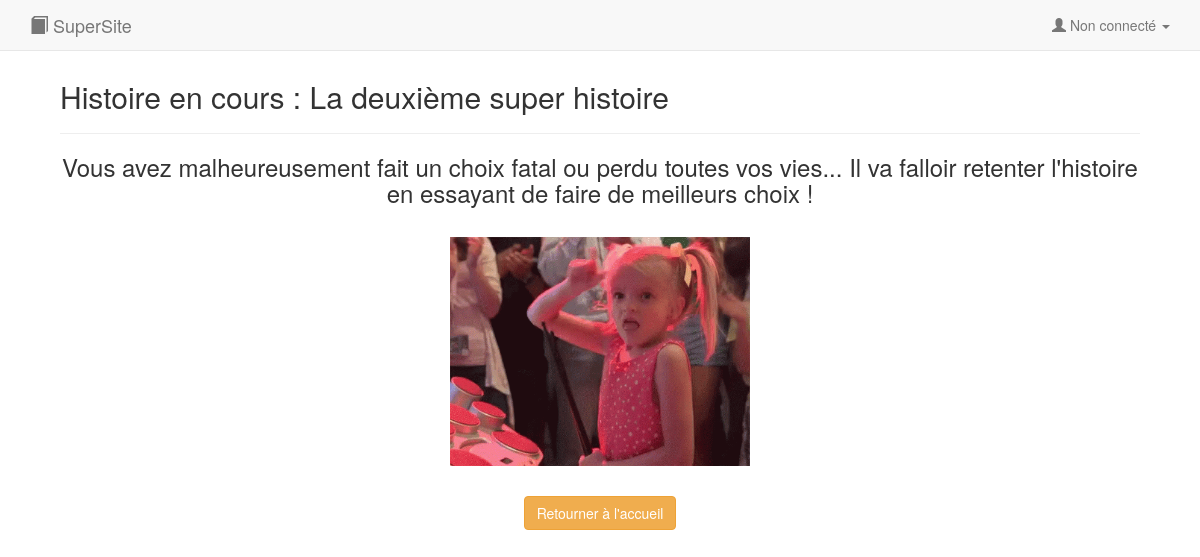
Before: /defaite.php?id_hist=2 with the older database file.
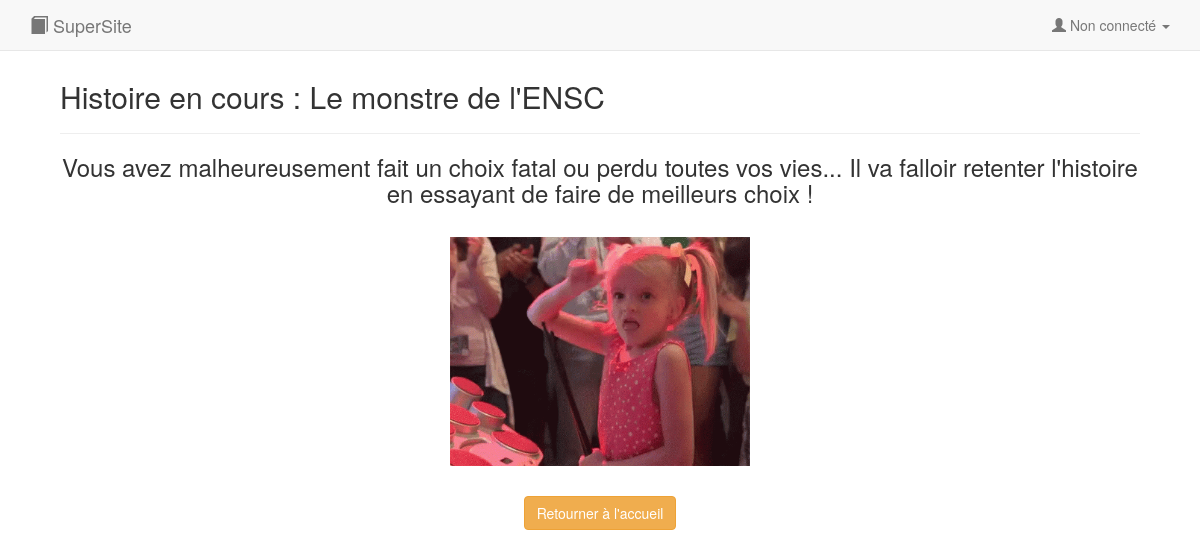
After: the same page with the newer database file.
### tables this page shows
CREATE TABLE `histoire` (
  `id_hist` int(11) NOT NULL,
  `titre` varchar(50) NOT NULL,
  `image` varchar(20) NOT NULL,
  `description` varchar(700) NOT NULL,
  `affichee` int(1) NOT NULL DEFAULT 1,
  `id_sit_initiale` int(11) NOT NULL,
  `id_sit_finale` int(11) NOT NULL
);

### defaite.php (the view, shortened to what this page needs)
<!doctype html>
<html>
    <?php
        require "connect.php";
        require "head.php";
        if(isset($_GET['id_hist'])){
        $id_hist = $_GET['id_hist'];
        }
        if ($BDD){
        $req_hist = "SELECT * FROM histoire WHERE id_hist=:unIDhist";
        $rep_hist = $BDD->prepare($req_hist);
        $rep_hist->execute(array("unIDhist"=>$id_hist));
        $histoire = $rep_hist->fetch();
        }
    ?>
    <body>
        <div class="container">
            <?php require_once("header.php"); ?>
            <div>
                <h2> Histoire en cours : <?= $histoire['titre'] ?> </h2>
                <hr>
            </div>
            <div class = "paragraph text-center">
            <h3> Vous avez malheureusement fait un choix fatal ou perdu toutes vos vies...
                Il va falloir retenter l'histoire en essayant de faire de meilleurs choix !</h3>
                <br>
                <p class="text-center">
                    <img class="responsive-image" src="img/loser.gif" width='300'>
                </p>
                <br>
                <a class="btn btn-default btn-warning" href="index.php">Retourner à l'accueil</a>
            </div>
    </body>
</html>

### head.php (shortened to what this page needs)
<head>
    <link href="lib/bootstrap/css/bootstrap.min.css" rel="stylesheet">
    <link href="css/style.css" rel="stylesheet">
</head>

### header.php (shortened to what this page needs)
<nav class="navbar navbar-default navbar-fixed-top" role="navigation">
    <div class="container">
        <div class="navbar-header">
            <a class="navbar-brand" href="index.php"><span class="glyphicon glyphicon-book"></span> SuperSite</a>
        </div>
            <ul class="nav navbar-nav navbar-right">
                <?php if (isset($_SESSION['login'])) { ?>
                    <li class="dropdown">
                        <a href="#" class="dropdown-toggle" data-toggle="dropdown">
                            <span class="glyphicon glyphicon-user"></span> Bienvenue, <?= $_SESSION['login'] ?> <b class="caret"></b>
                        </a>
                        <ul class="dropdown-menu">
                            <li><a href="logout.php">Se déconnecter</a></li>
                        </ul>
                    </li>
                <?php } else { ?>
                    <li class="dropdown">
                        <a href="#" class="dropdown-toggle" data-toggle="dropdown">
                            <span class="glyphicon glyphicon-user"></span> Non connecté <b class="caret"></b>
                        </a>
                    </li>
            </ul>
                <?php } ?>
        </div>
    </div>

### css/style.css (style rules this page uses)
body { padding: 5%; }
.paragraph { background-color :rgba(255, 255, 255, 0.676); }

Changed rows visible on the page:
changed histoire: titre "La deuxième super histoire" → "Le monstre de l'ENSC"
